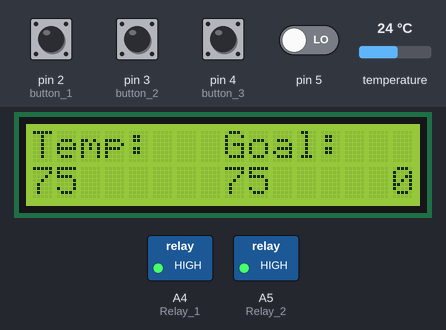
The sketch below on a simulated Arduino Uno, built with avr-gcc and run on an emulated ATmega328P. On the bench: 16×2 character LCD, switched loads named in the sketch (green lamp = pin HIGH). Inputs (shaded band) come from the test bench; at power-on: pin 2 (button_1), pin 3 (button_2), pin 4 (button_3) HIGH, pin 5 LOW, temperature 24 °C. What the sketch prints to the serial monitor is not drawn.

Above: at 1.2 s.
1.3 s: temperature set to 25.8 °C
At 2.1 s:
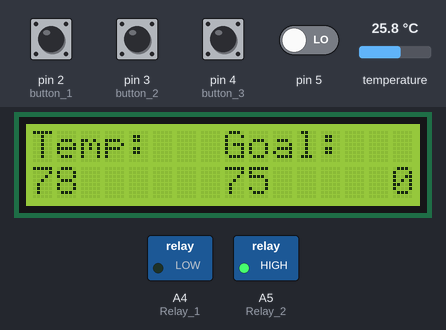
3.1 s: pin 2 (button_1) pulled LOW for 0.95 s
At 4.4 s:
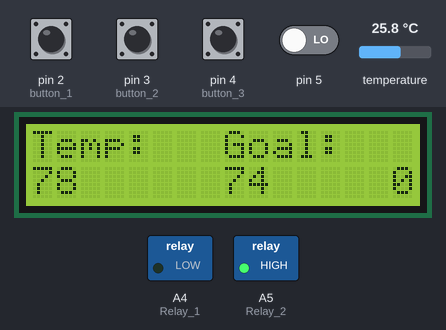
5.5 s: pin 4 (button_3) pulled LOW for 0.95 s
At 6.5 s:
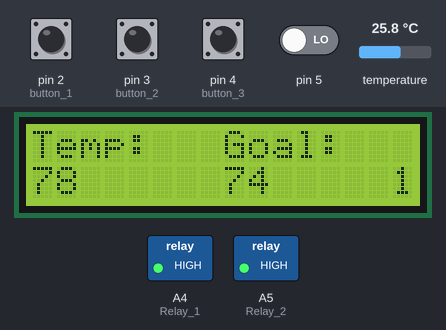
7.9 s: temperature set to 23.6 °C
At 9.3 s:
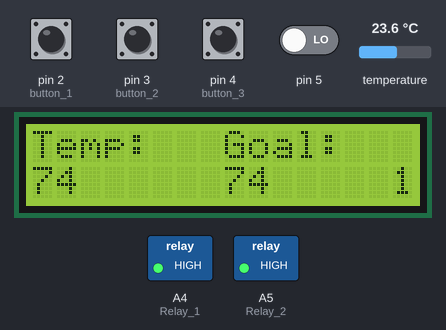
9.9 s: temperature set to 22.5 °C
At 10.4 s:
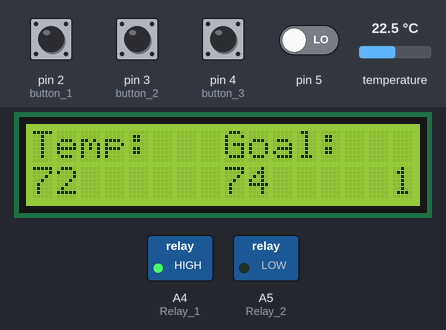
11.5 s: pin 3 (button_2) pulled LOW for 0.95 s
At 12.7 s:
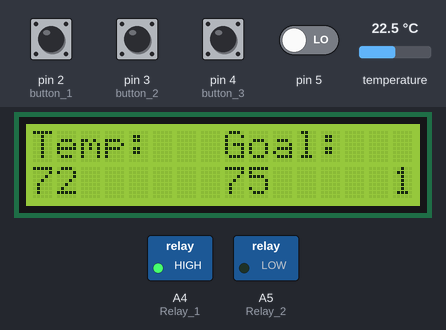
Timing chart, 0 to 14.5 s (numbered marks = the images above; inputs shaded):
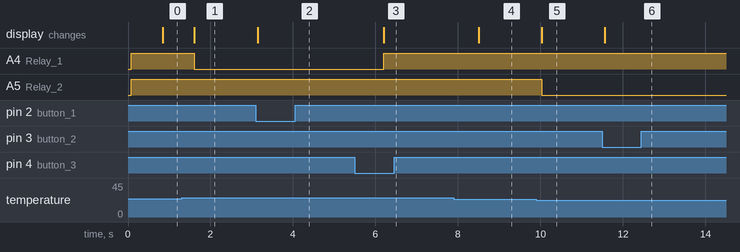

Measured:
- the behaviour switches between 24.9 and 25 °C on temperature (found by bisection; images 0 and 1)
- the behaviour switches between 22.9 and 22.8 °C on temperature (found by bisection; images 4 and 5)
- after the input at 1.3 s, A4 (Relay_1): HIGH → LOW after 0.31 s; the display: changes after 0.31 s (image 1)
- after the input at 3.1 s, the display: changes at once (image 2)
- after the input at 5.5 s, A4 (Relay_1): LOW → HIGH after 0.70 s; the display: changes after 0.70 s (image 3)
- after the input at 7.9 s, the display: changes after 0.60 s (image 4)
- after the input at 9.9 s, A5 (Relay_2): HIGH → LOW after 0.13 s; the display: changes after 0.13 s (image 5)
- after the input at 11.5 s, the display: changes after 0.06 s (image 6)

The sketch:

Thermostat.ino
```cpp
//Include neccessary libraries
#include <OneWire.h>
#include <DallasTemperature.h>
#include <LiquidCrystal.h>


LiquidCrystal lcd(7,8,9,10,11,12);      // initialize the lcd panels with the digital pins used


#define ONE_WIRE_BUS 6
OneWire oneWire(ONE_WIRE_BUS);
DallasTemperature sensors(&oneWire);      //instantiate the objects needed to run the thermometer

/*define the buttons used for input
button 1 = lower desired temperature
button 2 = increase desired temperature
button 3 = switch between cool mode and heat mode
also, define the outputs for Relay 1 and 2
which control the air conditonier and heater respectively*/

#define button_1 2
#define button_2 3
#define button_3 4
#define Relay_1 A4
#define Relay_2 A5
#define cool 0
#define heat 1


int desired_Temp = 75;               //Default set temp is 75
unsigned long time_stamp = 0;        //The time_stamp is for the debouncing implementation seen in the interrupt code
int state = 0;                       // tells whether the thermostat is in heat mode or cool mode. Cool mode is 0, heat mode is 1

//Setup--------------------------------------------------
void setup()
{

  // set up the LCD's number of columns and rows:
  //as well as the column titles
  lcd.begin(16, 2);
  lcd.setCursor(0,0);
  lcd.print("Temp:");
  lcd.setCursor(8,0);
  lcd.print("Goal:");


  Serial.begin(9600);
  sensors.begin();

  pinMode(button_1, INPUT_PULLUP);
  pinMode(button_2, INPUT_PULLUP);
  pinMode(button_3, INPUT_PULLUP);
  pinMode(Relay_1,OUTPUT);
  pinMode(Relay_2,OUTPUT);

  digitalWrite(Relay_1, HIGH);
  digitalWrite(Relay_2, HIGH);

  InitializeInterrupt();
}
//Loop---------------------------------------------------
void loop()
{
  sensors.requestTemperatures();
  lcd.setCursor(0, 1);
  int temp = sensors.getTempFByIndex(0);
  lcd.print(temp);
  lcd.setCursor(8,1);
  lcd.print(desired_Temp);
  lcd.setCursor(15,1);
  lcd.print(state);


if (state == cool){
  digitalWrite(Relay_2,HIGH);
  if ((temp-1) > desired_Temp){
  //activate air conditioner, probably
  digitalWrite(Relay_1, LOW);
  }
}

if (state == heat){
  digitalWrite(Relay_1,HIGH);
  if ((temp+1) < desired_Temp){
    //activate heater, probably
    digitalWrite(Relay_2, LOW);
  }
}

if (temp == desired_Temp){
  // turn off heater or conditioner, probably
  digitalWrite(Relay_1, HIGH);
  digitalWrite(Relay_2, HIGH);
}


}
//Interrupt Setup------------------------------------


void InitializeInterrupt(){
  cli();                 // switch interrupts off while messing with their settings
  PCICR = 0x04;          // Enable PCINT2 interrupt (digital 2-6 and 11-13)
  PCMSK2 = 0x1C;         // set the pins that trip the interrupt (00111000) in my case
  sei();                 // turn interrupts back on
}


//When buttons are pressed, pin values go to 0
ISR(PCINT2_vect) {
  uint8_t pins = ((PIND & 0x1C) >> 2);    //(Read all pins and apply a bit mask, and bit shift to the right two so we're left with just the bits we're interested in)
  if (millis() - time_stamp > 50){        //ensure that button bouncing doesn't cause accidental input (debouncing)
     if(pins == 0b110){                   //If button 1 is pressed decrease desired temp
      --desired_Temp;
      Serial.println(desired_Temp);
    }
    if (pins == 0b101){                  //If buton 2 is pressed, increase desired temp
      ++desired_Temp;
      Serial.println(desired_Temp);
    }
    if (pins == 0b011){                  //If button 3 is pressed, change the thermostat mode
        if (state == cool) state = heat;
        else state = cool;
        Serial.println(state);
    }
  }
  time_stamp = millis();
}
```
